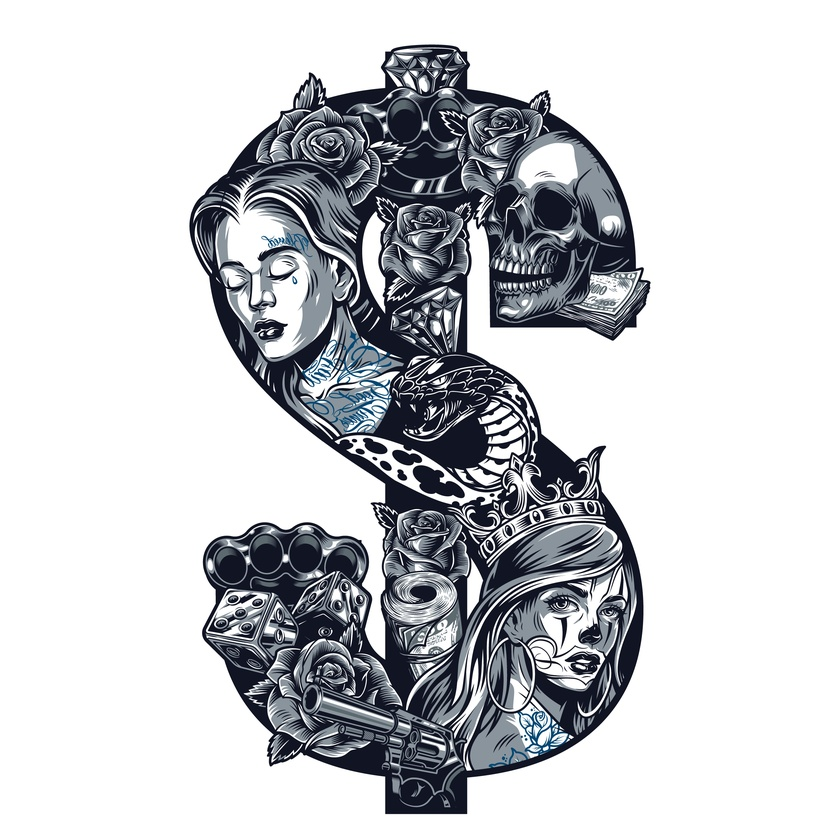
#> input picture CS50/blur-py/LA.jpg, 840 x 840 px, shrunk from 5000 x 5000 before the run
$ python blur.py
#> lines starting #> are read from the running program, lines starting #| are printed output that depends on the picture
from PIL import Image, ImageFilter

before = Image.open("LA.jpg")
#> before is the input picture: PIL image 840x840 RGB; mean R, G, B 200.9, 202.6, 206
after = before.filter(ImageFilter.BoxBlur(100))
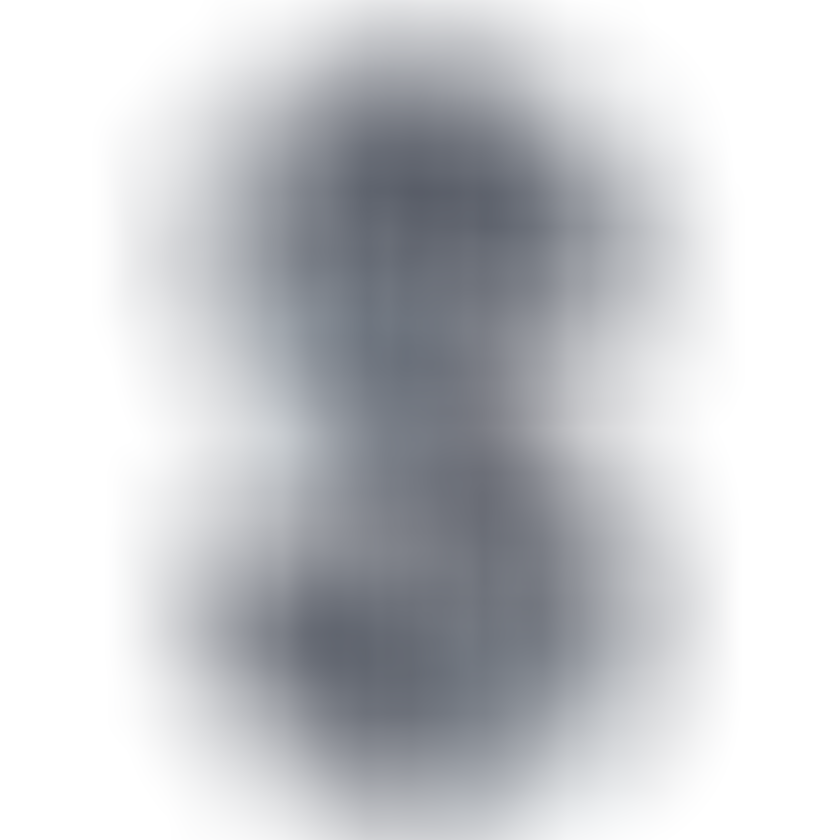
#> after: PIL image 840x840 RGB; mean R, G, B 201.5, 203.2, 206.6
after.save("out.jpg")
